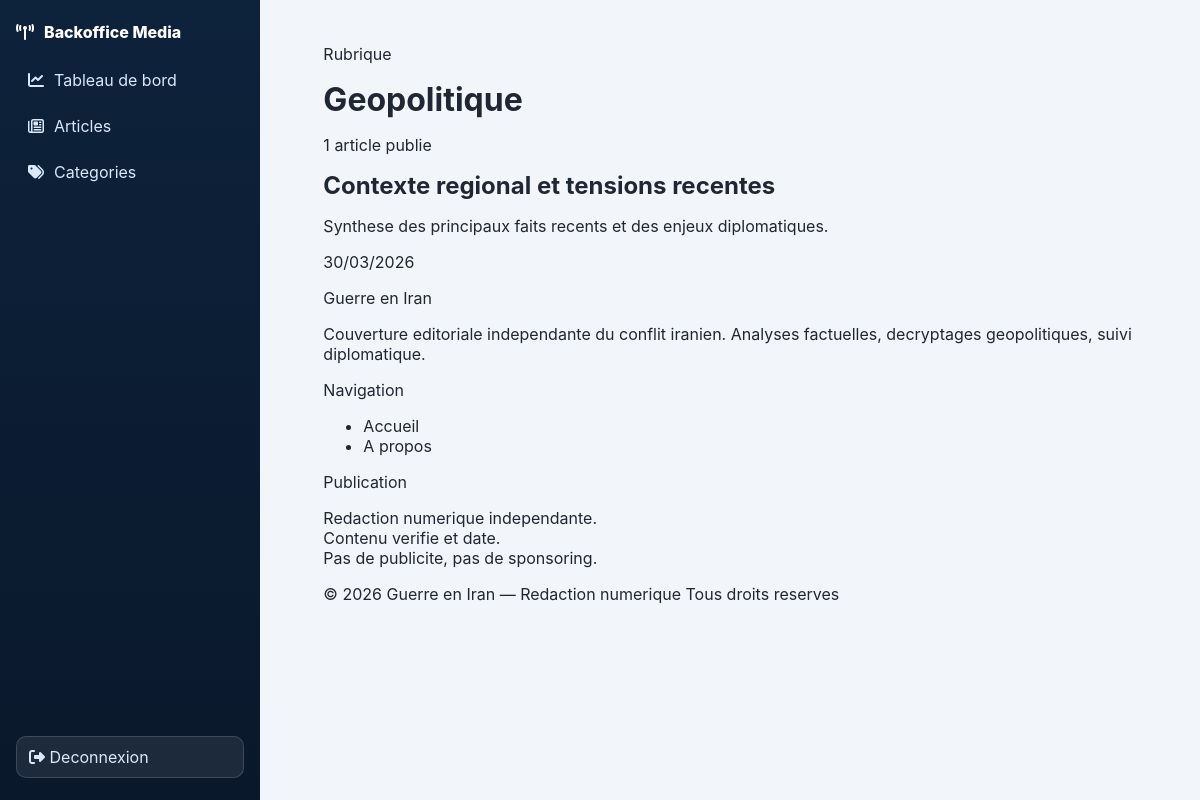
/frontoffice/public/categorie.php?slug=geopolitique, run on an earlier commit of the app's database.
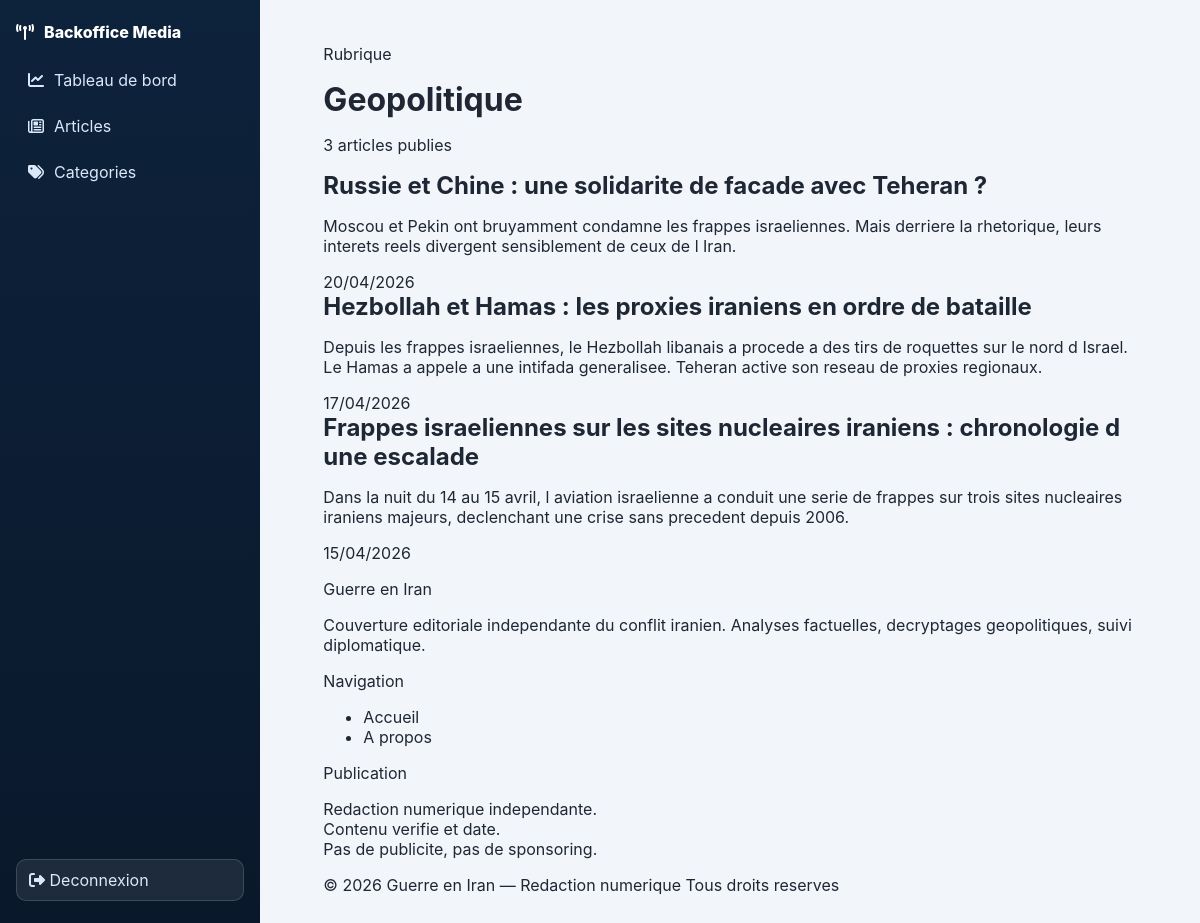
And on a later commit of the database.
### tables this page shows
CREATE TABLE IF NOT EXISTS categories (
	id INT UNSIGNED AUTO_INCREMENT PRIMARY KEY,
	nom VARCHAR(120) NOT NULL,
	slug VARCHAR(150) NOT NULL UNIQUE,
	created_at TIMESTAMP NOT NULL DEFAULT CURRENT_TIMESTAMP
);

CREATE TABLE IF NOT EXISTS articles (
	id INT UNSIGNED AUTO_INCREMENT PRIMARY KEY,
	categorie_id INT UNSIGNED NOT NULL,
	titre VARCHAR(255) NOT NULL,
	slug VARCHAR(255) NOT NULL UNIQUE,
	resume TEXT NULL,
	contenu MEDIUMTEXT NOT NULL,
	image VARCHAR(255) NULL,
	alt_image VARCHAR(255) NULL,
	meta_title VARCHAR(70) NULL,
	meta_description VARCHAR(170) NULL,
	statut ENUM('publie', 'brouillon') NOT NULL DEFAULT 'brouillon',
	created_at TIMESTAMP NOT NULL DEFAULT CURRENT_TIMESTAMP,
	updated_at TIMESTAMP NOT NULL DEFAULT CURRENT_TIMESTAMP ON UPDATE CURRENT_TIMESTAMP,
	CONSTRAINT fk_articles_categories
		FOREIGN KEY (categorie_id) REFERENCES categories(id)
		ON DELETE RESTRICT ON UPDATE CASCADE
);

### frontoffice/public/categorie.php (the view, shortened to what this page needs)
<?php
$db   = getDB();
$slug = $_GET['slug'] ?? '';
$stmt = $db->prepare('SELECT id, nom, slug FROM categories WHERE slug = ? LIMIT 1');
$stmt->execute([$slug]);
$categorie = $stmt->fetch();
$stmtArticles = $db->prepare(
        "SELECT titre, slug, resume, created_at
     FROM articles
     WHERE categorie_id = ? AND statut = 'publie'
     ORDER BY created_at DESC"
);
$stmtArticles->execute([$categorie['id']]);
$articles = $stmtArticles->fetchAll();
require_once '../includes/header.php';
?>
    <main class="page-main" id="main-content">
        <div class="container">
            <header class="cat-header">
                <p class="cat-label">Rubrique</p>
                <h1 class="cat-title"><?= htmlspecialchars($categorie['nom']) ?></h1>
                <p class="cat-count">
                    <?= count($articles) ?> article<?= count($articles) > 1 ? 's' : '' ?> publie<?= count($articles) > 1 ? 's' : '' ?>
                </p>
            </header>
            <?php if (empty($articles)): ?>
                <p style="color:var(--muted); font-family:var(--font-mono); font-size:.8rem; padding: 40px 0;">
                    Aucun article publie dans cette rubrique.
                </p>
            <?php else: ?>
                <section class="articles-list" aria-label="Articles de la rubrique <?= htmlspecialchars($categorie['nom']) ?>">
                    <?php foreach ($articles as $article): ?>
                        <article class="list-article">
                            <div>
                                <h2 class="list-article-title">
                                    <a href="/article/<?= htmlspecialchars($article['slug']) ?>">
                                        <?= htmlspecialchars(strip_tags($article['titre'])) ?>
                                    </a>
                                </h2>
                                <?php if (!empty($article['resume'])): ?>
                                    <p class="list-article-excerpt"><?= htmlspecialchars($article['resume']) ?></p>
                                <?php endif; ?>
                            </div>
                            <time class="list-article-date" datetime="<?= $article['created_at'] ?>">
                                <?= date('d/m/Y', strtotime($article['created_at'])) ?>
                            </time>
                        </article>
                    <?php endforeach; ?>
                </section>
            <?php endif; ?>
        </div>
    </main>
<?php require_once '../includes/footer.php'; ?>

### backoffice/includes/header.php (shortened to what this page needs)
<?php
$uri = $_SERVER['REQUEST_URI'] ?? '/dashboard';
?>
<!DOCTYPE html>
<html lang="fr">
<head>
    <link rel="stylesheet" href="https://cdnjs.cloudflare.com/ajax/libs/font-awesome/6.5.2/css/all.min.css">
    <link rel="stylesheet" href="/assets/css/admin.css">
</head>
<body>
<div class="admin-layout">
    <aside class="admin-sidebar">
        <a href="/dashboard" class="brand">
            <i class="fa-solid fa-tower-broadcast"></i>
            <span>Backoffice Media</span>
        </a>
        <nav aria-label="Navigation d'administration">
            <a href="/dashboard" class="nav-item <?= strpos($uri, 'dashboard') !== false ? 'active' : '' ?>">
                <i class="fa-solid fa-chart-line"></i> Tableau de bord
            </a>
            <a href="/articles" class="nav-item <?= strpos($uri, 'articles') !== false ? 'active' : '' ?>">
                <i class="fa-regular fa-newspaper"></i> Articles
            </a>
            <a href="/categories" class="nav-item <?= strpos($uri, 'categories') !== false ? 'active' : '' ?>">
                <i class="fa-solid fa-tags"></i> Categories
            </a>
        </nav>
        <a href="/logout" class="btn-logout"><i class="fa-solid fa-right-from-bracket"></i> Deconnexion</a>
    </aside>
    <main class="admin-main">

### frontoffice/includes/footer.php (shortened to what this page needs)
<footer class="site-footer" role="contentinfo">
    <div class="container">
        <div class="footer-inner">
            <div class="footer-col">
                <p class="footer-logo-text">Guerre en Iran</p>
                <p class="footer-desc">
                    Couverture editoriale independante du conflit iranien.
                    Analyses factuelles, decryptages geopolitiques, suivi diplomatique.
                </p>
            </div>
            <div class="footer-col">
                <p class="footer-col-title">Navigation</p>
                <ul class="footer-links-list" role="list">
                    <li><a href="/">Accueil</a></li>
                    <li><a href="/a-propos">A propos</a></li>
                </ul>
            </div>
            <div class="footer-col">
                <p class="footer-col-title">Publication</p>
                <p class="footer-desc">
                    Redaction numerique independante.<br>
                    Contenu verifie et date.<br>
                    Pas de publicite, pas de sponsoring.
                </p>
            </div>
        </div>
        <div class="footer-bottom">
            <span>&#169; <?= date('Y') ?> Guerre en Iran — Redaction numerique</span>
            <span>Tous droits reserves</span>
        </div>
    </div>
</footer>
</body>
</html>

### backoffice/public/assets/css/admin.css (style rules this page uses)
:root { --admin-bg: #f2f5fa; --admin-surface: #ffffff; --admin-sidebar: #0d223b; --admin-sidebar-soft: #133457; --admin-primary: #155eef; --admin-danger: #c92a2a; --admin-text: #1e2733; --admin-muted: #607082; --admin-border: #d8e0ea; --admin-shadow: 0 10px 24px rgba(12, 34, 58, 0.08); }
* { box-sizing: border-box; }
body { margin: 0; font-family: "Inter", "Segoe UI", Arial, sans-serif; color: var(--admin-text); background: var(--admin-bg); }
.container { width: min(1120px, 92%); margin: 0 auto; }
a { text-decoration: none; color: inherit; }
.admin-layout { min-height: 100vh; display: grid; grid-template-columns: 260px 1fr; }
.admin-sidebar { background: linear-gradient(180deg, var(--admin-sidebar), #0a182b); color: #dbe8fa; padding: 22px 16px; display: flex; flex-direction: column; gap: 18px; }
.brand { display: flex; align-items: center; gap: 10px; color: #fff; font-weight: 800; }
.nav-item { display: flex; align-items: center; gap: 10px; padding: 10px 12px; border-radius: 10px; color: #dbe8fa; margin-bottom: 6px; }
.btn-logout { margin-top: auto; background: rgba(255, 255, 255, 0.08); border: 1px solid rgba(255, 255, 255, 0.15); border-radius: 10px; padding: 10px 12px; }
.admin-main { padding: 28px; }
h1, h2 { margin: 0 0 12px; }

What changed in the data, as far as the page shows it:
removed articles: titre "Contexte regional et tensions recentes", resume "Synthese des principaux faits recents et des enjeux diplomatiques.", created_at "30/03/2026"
added articles: titre "Russie et Chine : une solidarite de facade avec Teheran ?", resume "Moscou et Pekin ont bruyamment condamne les frappes israeliennes. Mais derriere la rhetorique, leurs interets reels divergent sensiblement de ceux de l Iran.", created_at "20/04/2026"
added articles: titre "Hezbollah et Hamas : les proxies iraniens en ordre de bataille", resume "Depuis les frappes israeliennes, le Hezbollah libanais a procede a des tirs de roquettes sur le nord d Israel. Le Hamas a appele a une intifada generalisee. Teheran active son reseau de proxies regionaux.", created_at "17/04/2026"
added articles: titre "Frappes israeliennes sur les sites nucleaires iraniens : chronologie d une escalade", resume "Dans la nuit du 14 au 15 avril, l aviation israelienne a conduit une serie de frappes sur trois sites nucleaires iraniens majeurs, declenchant une crise sans precedent depuis 2006.", created_at "15/04/2026"
Also different on the page:
count($articles): "1" → "3"
text now shown: "s s"
